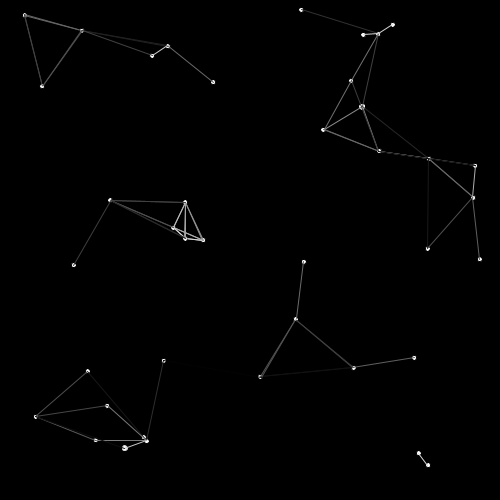
Frame 1 (no input)
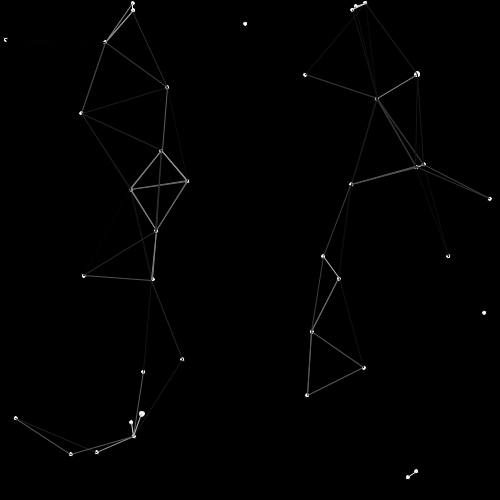
Frame 60 (the mouse pressed at the canvas centre just before this capture)
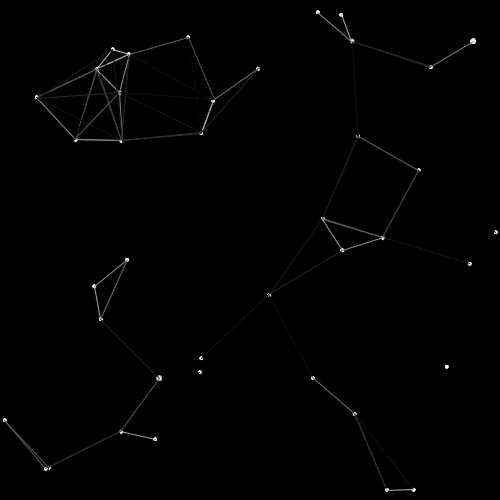
Frame 120 (the mouse held since frame 60 and released just before this capture)

The Processing sketch that drew these frames (run headless with seeded random() and noise(); from frame 60 on, the mouse is pressed at the canvas centre):

// Processing sketch: Week03_5
// ── Week03_5.pde
void setup(){
 size(500,500); 
 for(int i=0;i<N;i++){
   x[i] =random(500);
   y[i] =random(500);
   dx[i] =random(-1,+1);
   dy[i] =random(-1,+1);
 }
}
int N=40;
 float[]x=new float[N];
 float[]y=new float[N];
 float[]dx=new float[N];
 float[]dy=new float[N];

void draw(){
  background(0);
  for(int i=0;i<N;i++){
  ellipse(x[i],y[i],5,5);
  for(int k=0;k<20;k++){
    float d = dist(x[i],y[i],x[k],y[k]);
    stroke(2.55*(100-d));
    if(d<100)

    line(x[i],y[i],x[k],y[k]);
  }
  x[i]+=dx[i];
  y[i]+=dy[i];
  if(x[i]<0||x[i]>500)dx[i]=-dx[i];
  if(y[i]<0||y[i]>500)dy[i]=-dy[i];
}
}
